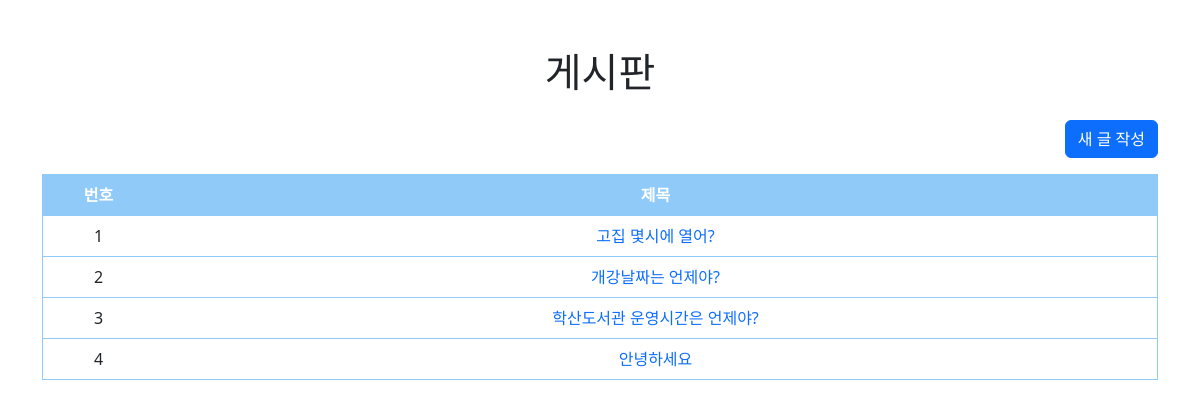
Before: / with the older database file.
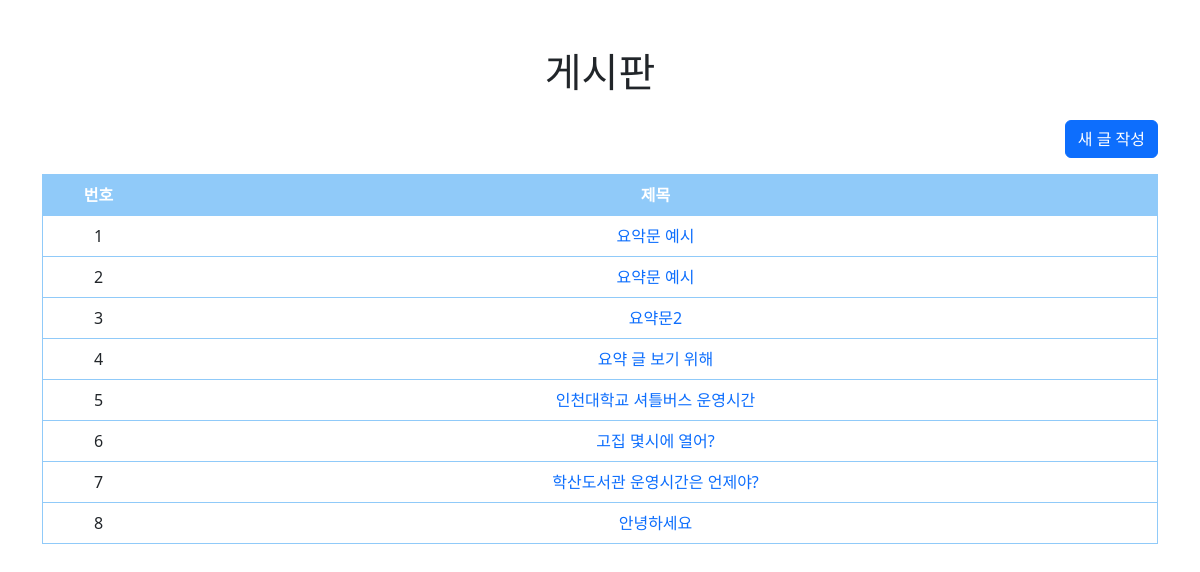
After: the same page with the newer database file.
### tables this page shows
CREATE TABLE posts (
            id INTEGER PRIMARY KEY AUTOINCREMENT,
            title TEXT NOT NULL,
            content TEXT NOT NULL,
            created_at TIMESTAMP DEFAULT CURRENT_TIMESTAMP
        );

### app.py (the view)
@app.route('/')
def index():
    conn = sqlite3.connect('board.db')
    c = conn.cursor()
    c.execute("SELECT * FROM posts ORDER BY created_at DESC")
    posts = c.fetchall()
    conn.close()
    numbered_posts = [(idx + 1, *post) for idx, post in enumerate(posts)]
    return render_template('index.html', posts=numbered_posts)

### templates/index.html (shortened to what this page needs)
<!DOCTYPE html>
<html lang="ko">
<head>
    <link href="https://cdn.jsdelivr.net/npm/bootstrap@5.3.0/dist/css/bootstrap.min.css" rel="stylesheet">
</head>
<body>
    <div class="container my-5">
        <h1 class="text-center mb-4">게시판</h1>
        <div class="d-flex justify-content-end mb-3">
            <a href="{{ url_for('new_post') }}" class="btn btn-primary">새 글 작성</a>
        </div>
        <table class="table table-hover table-custom">
            <thead>
                <tr>
                    <th style="width: 10%;">번호</th>
                    <th>제목</th>
                </tr>
            </thead>
            <tbody>
                {% for post in posts %}
                    <tr>
                        <td>{{ post[0] }}</td>
                        <td>
                            <a href="{{ url_for('post', post_id=post[1]) }}" class="text-decoration-none">
                                {{ post[2] }}
                            </a>
                        </td>
                    </tr>
                {% endfor %}
            </tbody>
        </table>
    </div>
</body>
</html>

### templates/index.html (style rules this page uses)
.table-custom { background-color: #e3f2fd; border: 1px solid #90caf9; }
.table-custom th { background-color: #90caf9; color: #fff; }
.table-custom td, .table-custom th { text-align: center; vertical-align: middle; }

Changed rows visible on the page:
removed posts: post "2", title "개강날짜는 언제야?"
added posts: post "1", title "요악문 예시"
added posts: post "2", title "요약문 예시"
added posts: post "3", title "요약문2"
added posts: post "4", title "요약 글 보기 위해"
added posts: post "5", title "인천대학교 셔틀버스 운영시간"
computed for posts "고집 몇시에 열어?": post "1" → "6"
changed posts "학산도서관 운영시간은 언제야?": id "3" → "7"
computed for posts "안녕하세요": post "4" → "8"
